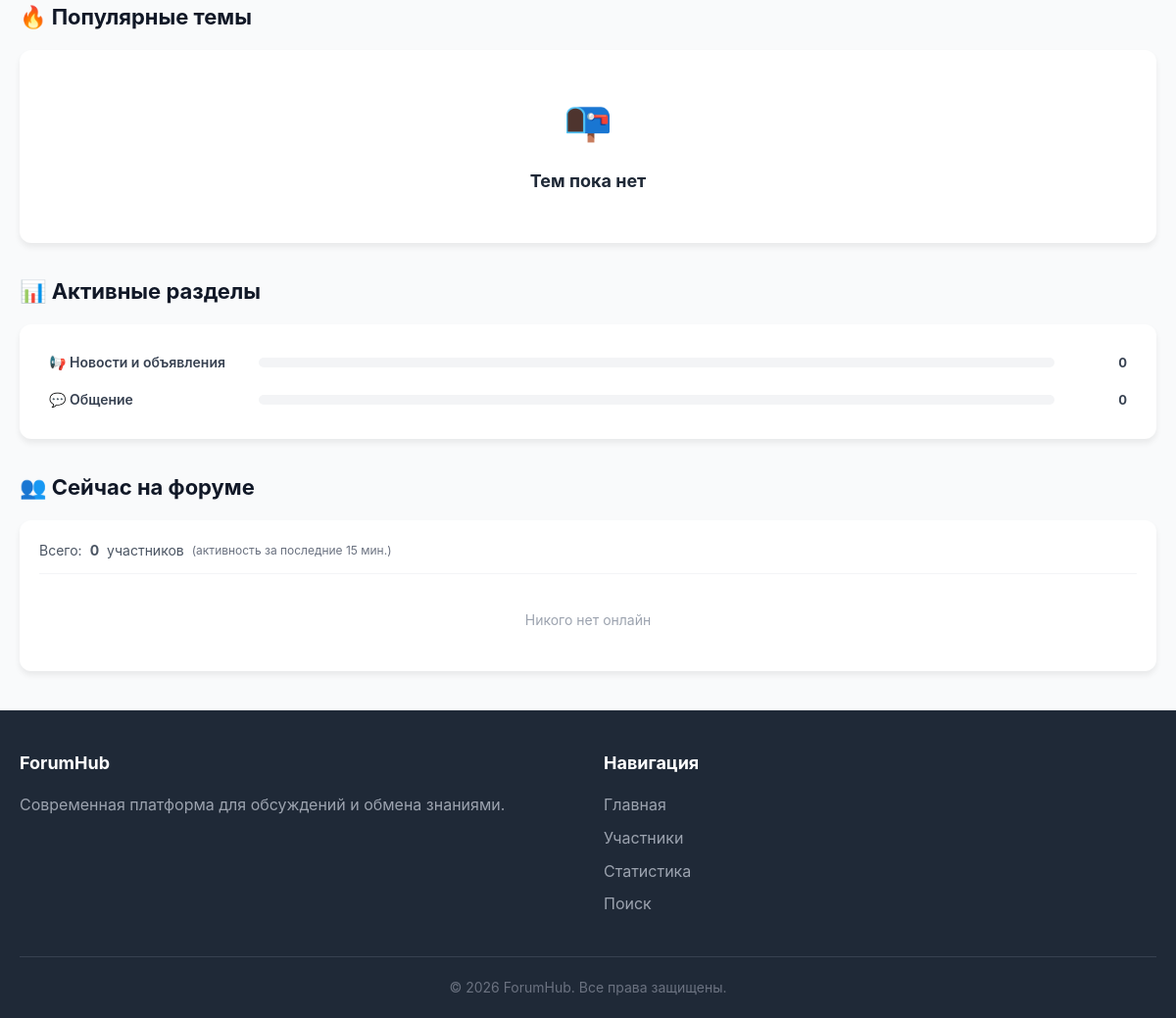
/stats.php (lower part), run on an earlier commit of the app's database.
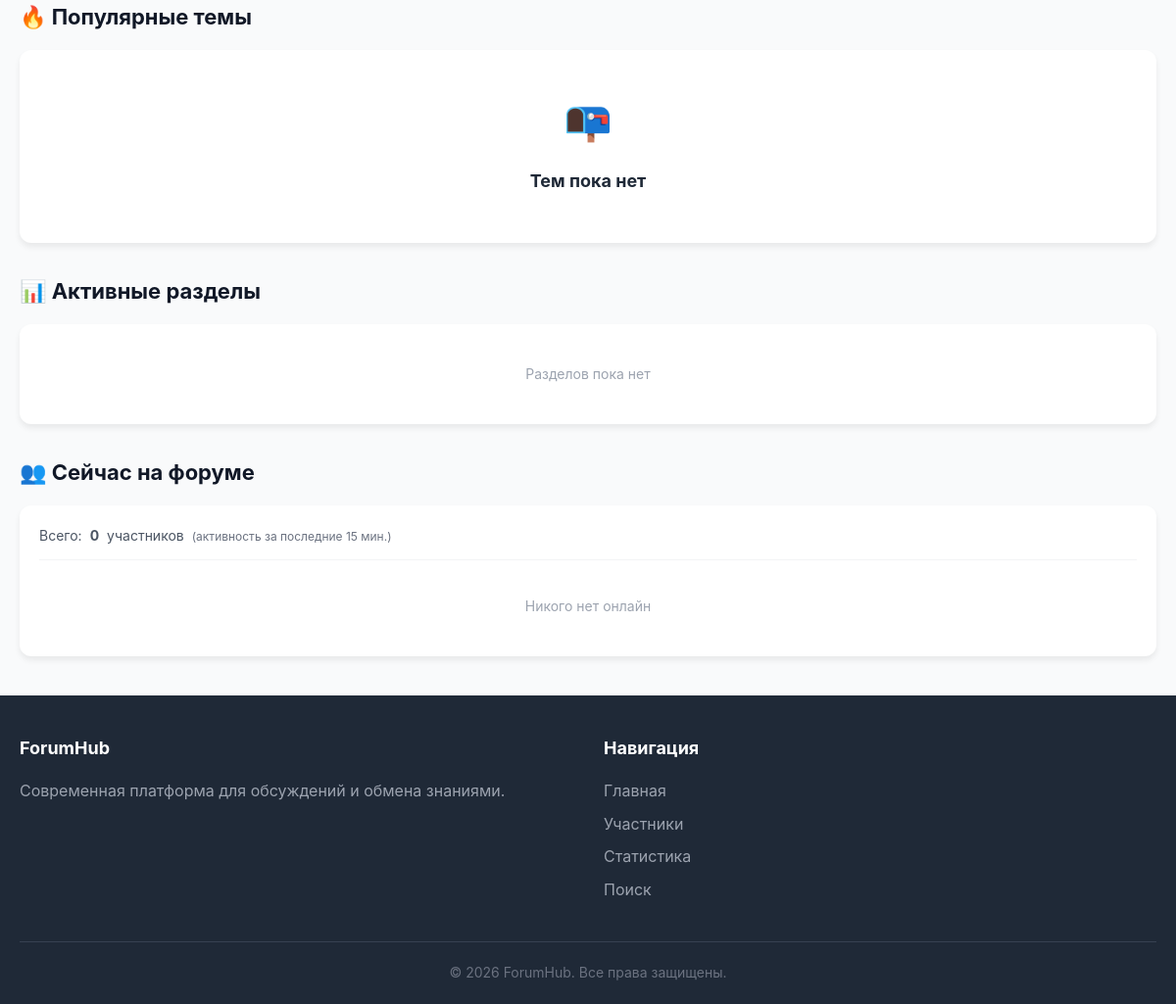
And on a later commit of the database.
### tables this page shows
CREATE TABLE `forums` (
  `id` int NOT NULL,
  `category_id` int NOT NULL,
  `title` varchar(150) NOT NULL,
  `description` text,
  `icon` varchar(10) DEFAULT 0xF09F92AC,
  `sort_order` int DEFAULT '0',
  `is_active` tinyint(1) DEFAULT '1',
  `created_at` timestamp NULL DEFAULT CURRENT_TIMESTAMP,
  `topics_count` int DEFAULT '0',
  `posts_count` int DEFAULT '0',
  `last_post_id` int DEFAULT NULL
);

### includes/functions.php (called while the page is built, shortened)
<?php
function escape($string) {
    return htmlspecialchars($string ?? '', ENT_QUOTES, 'UTF-8');
}

### includes/stats.php (called while the page is built, shortened)
<?php
require_once __DIR__ . '/functions.php';
function getOnlineList() {
    $db = Database::getInstance()->getConnection();
    $w = (int)ONLINE_WINDOW;
    $users = $db->query("
        SELECT id, username, avatar, role, last_activity
        FROM users
        WHERE is_active = 1 AND last_activity >= DATE_SUB(NOW(), INTERVAL $w SECOND)
        ORDER BY last_activity DESC
        LIMIT 100
    ")->fetchAll();
    static $guestCount = null;
    if ($guestCount === null) {
        $apcu = function_exists('apcu_fetch') && (!function_exists('apcu_enabled') || apcu_enabled());
        if ($guestCount === null) {
            try {
                $stmt = $db->prepare("
                    SELECT COUNT(*) FROM user_sessions
                    WHERE user_id = 0
                      AND expires_at > NOW()
                      AND expires_at <= NOW() + INTERVAL ? SECOND
                      AND expires_at >= NOW() + INTERVAL ? SECOND
                ");
                $stmt->execute([SESSION_LIFETIME, SESSION_LIFETIME - $w]);
                $guestCount = (int)$stmt->fetchColumn();
            } catch (PDOException $e) {
                error_log('Guest count error: ' . $e->getMessage());
                $guestCount = 0;
            }
        }
    }
    return ['users' => $users, 'count' => count($users), 'guests' => $guestCount];
}

### stats.php (the view, shortened to what this page needs)
<?php
require_once __DIR__ . '/includes/functions.php';
require_once __DIR__ . '/includes/stats.php';
$db = Database::getInstance()->getConnection();
$online = getOnlineList();
$topForums = $db->query("
    SELECT f.id, f.title, f.icon,
           (SELECT COUNT(*) FROM topics t WHERE t.forum_id = f.id AND t.is_hidden = 0)
         + (SELECT COUNT(*) FROM posts p JOIN topics t ON t.id = p.topic_id
            WHERE t.forum_id = f.id AND t.is_hidden = 0 AND p.is_hidden = 0) AS visible_posts
    FROM forums f
    JOIN categories c ON c.id = f.category_id
    WHERE f.is_active = 1 AND c.is_active = 1
    ORDER BY visible_posts DESC, f.id ASC LIMIT 8
")->fetchAll();
require_once __DIR__ . '/includes/header.php';
?>
<h2 class="section-title">🔥 Популярные темы</h2>
<?php if (empty($popTopics)): ?>
    <div class="empty-state empty-state-sm"><div class="empty-icon">📭</div><h3>Тем пока нет</h3></div>
<?php endif; ?>
<h2 class="section-title">📊 Активные разделы</h2>
<div class="forum-bars">
    <?php
    $maxPosts = 1;
    foreach ($topForums as $f) $maxPosts = max($maxPosts, (int)$f['visible_posts']);
    ?>
    <?php if (empty($topForums)): ?>
        <p class="rating-empty">Разделов пока нет</p>
    <?php endif; ?>
    <?php foreach ($topForums as $f): ?>
        <a href="/section.php?id=<?= (int)$f['id'] ?>" class="forum-bar-row">
            <span class="forum-bar-name"><?= escape($f['icon'] . ' ' . $f['title']) ?></span>
            <span class="forum-bar-track"><span class="forum-bar-fill" style="width:<?= round($f['visible_posts'] / $maxPosts * 100) ?>%"></span></span>
            <span class="forum-bar-value"><?= (int)$f['visible_posts'] ?></span>
        </a>
    <?php endforeach; ?>
</div>
<h2 class="section-title">👥 Сейчас на форуме</h2>
<div class="online-card">
    <div class="online-summary">
        Всего: <strong><?= $online['count'] ?></strong> участников
        <span class="muted small">(активность за последние <?= (int)ceil(ONLINE_WINDOW / 60) ?> мин.)</span>
    </div>
    <?php if (empty($online['users'])): ?>
        <p class="rating-empty">Никого нет онлайн</p>
    <?php endif; ?>
</div>
<?php require_once __DIR__ . '/includes/footer.php'; ?>

### includes/header.php (shortened to what this page needs)
<?php
require_once __DIR__ . '/functions.php';
require_once __DIR__ . '/stats.php';
?>
<!DOCTYPE html>
<html lang="ru">
<head>
    <link rel="stylesheet" href="/assets/css/style.css?v=<?= @filemtime(__DIR__ . '/../assets/css/style.css') ?: 1 ?>">
</head>
<body>
    <main class="main">
        <div class="container">

### includes/footer.php (shortened to what this page needs)
        </div>
    </main>
    <footer class="footer">
        <div class="container">
            <div class="footer-content">
                <div class="footer-section">
                    <h3>ForumHub</h3>
                    <p>Современная платформа для обсуждений и обмена знаниями.</p>
                </div>
                <div class="footer-section">
                    <h4>Навигация</h4>
                    <ul>
                        <li><a href="/index.php">Главная</a></li>
                        <li><a href="/members.php">Участники</a></li>
                        <li><a href="/stats.php">Статистика</a></li>
                        <li><a href="/search.php">Поиск</a></li>
                    </ul>
                </div>
            </div>
            <div class="footer-bottom">
                <p>&copy; <?= date('Y') ?> ForumHub. Все права защищены.</p>
            </div>
        </div>
    </footer>
</body>
</html>

### assets/css/style.css (style rules this page uses)
:root { --color-white: #ffffff; --color-gray-50: #f9fafb; --color-gray-100: #f3f4f6; --color-gray-200: #e5e7eb; --color-gray-300: #d1d5db; --color-gray-400: #9ca3af; --color-gray-500: #6b7280; --color-gray-600: #4b5563; --color-gray-700: #374151; --color-gray-800: #1f2937; --color-gray-900: #111827; --color-blue-50: #eff6ff; --color-blue-100: #dbeafe; --color-blue-200: #bfdbfe; --color-blue-300: #93c5fd; --color-blue-400: #60a5fa; --color-blue-500: #3b82f6; --color-blue-600: #2563eb; --color-blue-700: #1d4ed8; --color-success: #10b981; --color-error: #ef4444; --color-warning: #f59e0b; --color-info: #3b82f6; --shadow-sm: 0 1px 2px rgba(0, 0, 0, 0.05); --shadow-md: 0 4px 6px rgba(0, 0, 0, 0.07); --shadow-lg: 0 10px 15px rgba(0, 0, 0, 0.1); --radius-sm: 4px; --radius-md: 8px; --radius-lg: 12px; --transition: all 0.2s ease; }
* { margin: 0; padding: 0; box-sizing: border-box; }
body { font-family: -apple-system, BlinkMacSystemFont, 'Segoe UI', Roboto, 'Helvetica Neue', Arial, sans-serif; font-size: 16px; line-height: 1.6; color: var(--color-gray-800); background-color: var(--color-gray-50); min-height: 100vh; display: flex; flex-direction: column; }
.container { max-width: 1200px; margin: 0 auto; padding: 0 20px; width: 100%; }
.main { flex: 1; padding: 40px 0; }
.footer { background-color: var(--color-gray-800); color: var(--color-gray-300); padding: 40px 0 20px; margin-top: auto; }
.footer-content { display: grid; grid-template-columns: repeat(auto-fit, minmax(250px, 1fr)); gap: 32px; margin-bottom: 32px; }
.footer-section h3, .footer-section h4 { color: var(--color-white); margin-bottom: 16px; font-size: 18px; }
.footer-section p { line-height: 1.6; color: var(--color-gray-400); }
.footer-section ul { list-style: none; }
.footer-section ul li { margin-bottom: 8px; }
.footer-section a { color: var(--color-gray-400); text-decoration: none; transition: var(--transition); }
.footer-bottom { border-top: 1px solid var(--color-gray-700); padding-top: 20px; text-align: center; color: var(--color-gray-500); font-size: 14px; }
.empty-state { background-color: var(--color-white); border-radius: var(--radius-lg); box-shadow: var(--shadow-md); padding: 60px 40px; text-align: center; }
.empty-icon { font-size: 56px; margin-bottom: 16px; }
.empty-state h3 { font-size: 22px; font-weight: 700; color: var(--color-gray-800); margin-bottom: 8px; }
.empty-state-sm { padding: 40px; }
.empty-state-sm .empty-icon { font-size: 40px; }
.empty-state-sm h3 { font-size: 18px; }
.section-title { font-size:22px;font-weight:700;color:var(--color-gray-900);margin:32px 0 16px }
.muted { color:var(--color-gray-500) }
.small { font-size:12px }
.rating-empty { color:var(--color-gray-400);text-align:center;padding:20px 0;font-size:14px }
.forum-bars { background:#fff;border-radius:var(--radius-lg);box-shadow:var(--shadow-md);padding:20px }
.online-card { background:#fff;border-radius:var(--radius-lg);box-shadow:var(--shadow-md);padding:20px }
.online-summary { font-size:14px;color:var(--color-gray-600);margin-bottom:16px;padding-bottom:12px;border-bottom:1px solid var(--color-gray-100);display:flex;gap:8px;flex-wrap:wrap;align-items:center }
.forum-bar-row { display:grid;grid-template-columns:200px 1fr 60px;gap:14px;align-items:center;padding:8px 10px;border-radius:var(--radius-md);text-decoration:none;color:inherit;transition:var(--transition) }
.forum-bar-name { font-size:14px;font-weight:600;color:var(--color-gray-700);overflow:hidden;text-overflow:ellipsis;white-space:nowrap }
.forum-bar-track { height:10px;background:var(--color-gray-100);border-radius:20px;overflow:hidden }
.forum-bar-value { text-align:right;font-weight:700;color:var(--color-gray-700);font-size:13px }

What changed in the data, as far as the page shows it:
removed forums: icon+title "📢 Новости и объявления", visible_posts "0"
removed forums: icon+title "💬 Общение", visible_posts "0"
Also different on the page:
text now shown: "Разделов пока нет"
